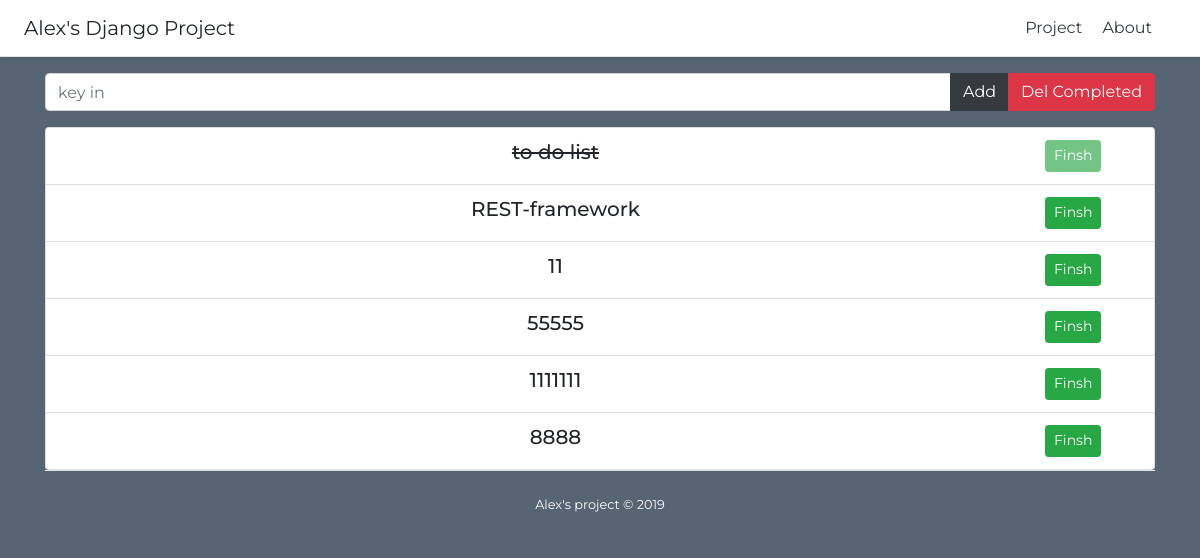
Before: /week1/ with the older database file.
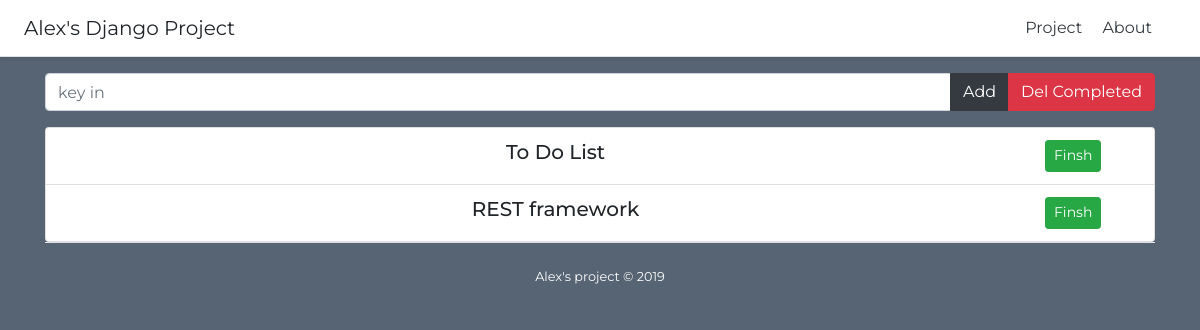
After: the same page with the newer database file.
### main/models.py (models this page shows)
class Lists(models.Model):
    title = models.CharField(max_length=100)
    completed = models.BooleanField(default=False)
    created_at = models.DateTimeField(auto_now=True)

### main/views.py (the view)
# urls.py: path('week1/', views.week1,name='week1'),
def week1(request):
    return render(request, 'week1/index.html', {
        'Lists': Lists.objects.all(),
    })

### templates/week1/index.html (shortened to what this page needs)
{% extends 'index/base.html' %}
{% load static %}
{% block content %}
<div class="container text-center">
    <div class="input-group mb-3">
        <input id="list_input" type="text" class="form-control" placeholder="key in" aria-label="key in" aria-describedby="basic-addon2">
        <div class="input-group-append">
            <button id="list_add" class="btn btn-dark" type="button">Add</button>
            <a href="{% url 'del_completed' %}" role="button" class="btn btn-danger">Del Completed</a>
        </div>
    </div>
    <div>
        <ul class="list-group">
            {% now "Ymd" as today %}
            {% for List in Lists %}
            <li class="list-group-item d-flex {% if List.completed == True %}completed{% endif %}">
                <h5 class="col-10 col-md-11">{{ List.title }}
                </h5>
                <a href="{% url 'list_finsh' List.id %}" role="button"  class="btn btn-success btn-sm justify-content-end {% if List.completed == True %}disabled" aria-disabled="true"{% else %}"{% endif %}>Finsh</a>
            </li>
            {% endfor %}
          </ul>
    </div>
</div>
{% endblock %}

Changed rows visible on the page:
removed Lists: title "to do list", completed True (drawn)
removed Lists: title "REST-framework"
removed Lists: title "11"
removed Lists: title "55555"
removed Lists: title "1111111"
removed Lists: title "8888"
added Lists: title "To Do List"
added Lists: title "REST framework"
